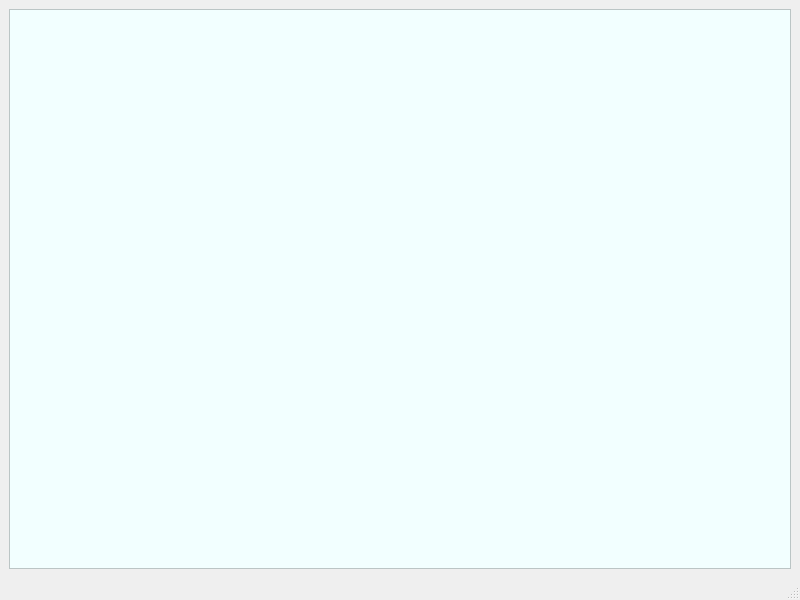
<?xml version="1.0" encoding="UTF-8"?>
<ui version="4.0">
 <class>ResultsDisplay</class>
 <widget class="QMainWindow" name="ResultsDisplay">
  <property name="geometry">
   <rect>
    <x>0</x>
    <y>0</y>
    <width>800</width>
    <height>600</height>
   </rect>
  </property>
  <property name="windowTitle">
   <string>MainWindow</string>
  </property>
  <widget class="QWidget" name="centralwidget">
   <layout class="QGridLayout" name="gridLayout_3">
    <item row="0" column="0">
     <layout class="QGridLayout" name="gridLayout_2">
      <item row="0" column="0">
       <widget class="QTextEdit" name="textEdit">
        <property name="styleSheet">
         <string notr="true">.QLineEdit, .QTextEdit
{
background-color: #F2FFFF;
}</string>
        </property>
       </widget>
      </item>
     </layout>
    </item>
   </layout>
  </widget>
  <widget class="QMenuBar" name="menubar">
   <property name="geometry">
    <rect>
     <x>0</x>
     <y>0</y>
     <width>800</width>
     <height>21</height>
    </rect>
   </property>
  </widget>
  <widget class="QStatusBar" name="statusbar"/>
 </widget>
 <resources/>
 <connections/>
</ui>
